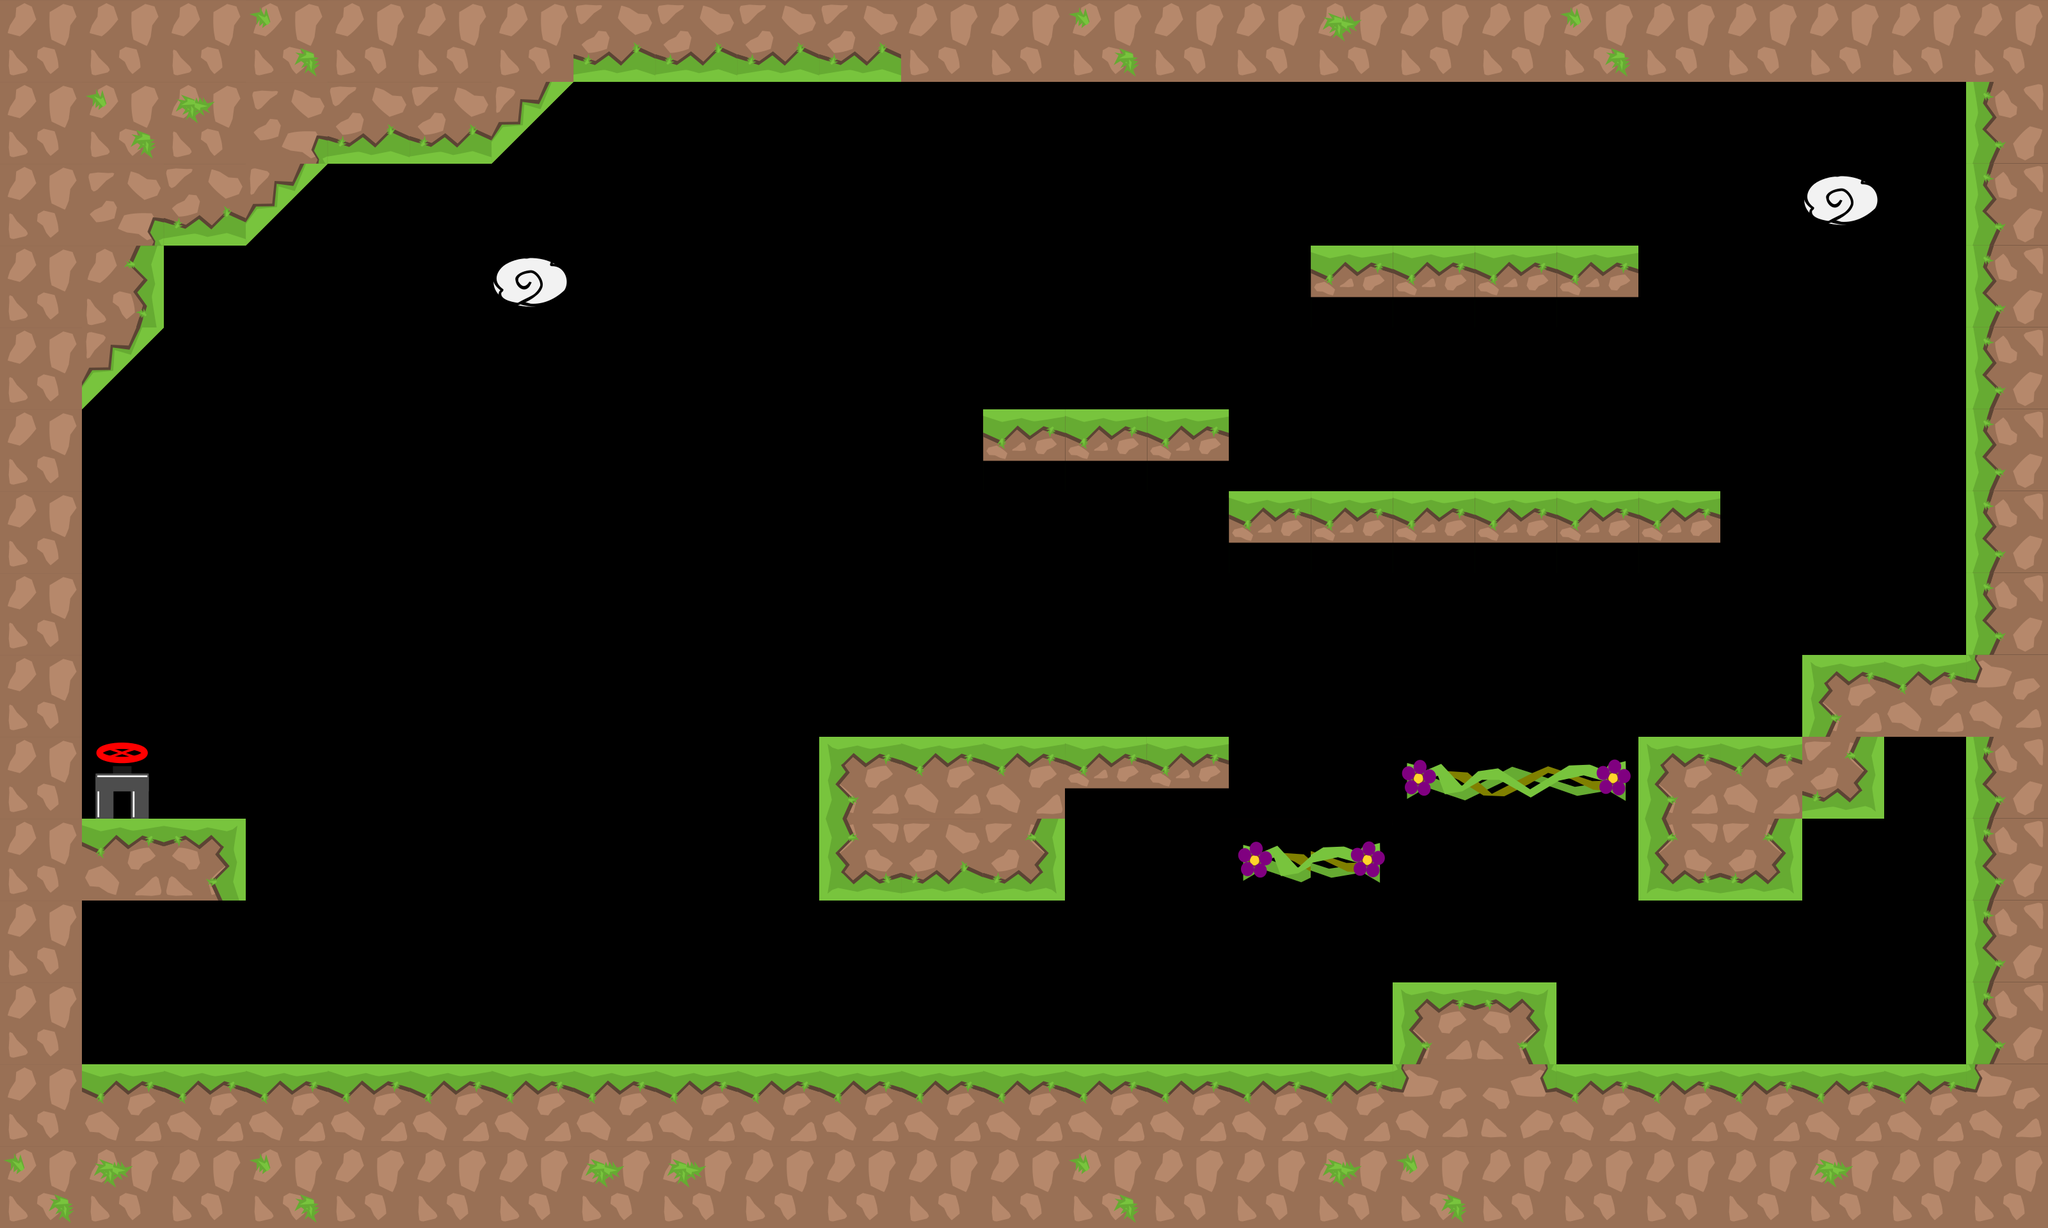

This game map was drawn from its Tiled (.tmx) file and the tilesets committed beside it. A one-line description and the trimmed map source follow:
An orthogonal 25x15 tile map with 128x128 px tiles, 1 tile layer (graphics), 4 tilesets and 27 objects.

<map version="1.0" tiledversion="1.1.1" orientation="orthogonal" renderorder="right-down" width="25" height="15" tilewidth="128" tileheight="128" infinite="0" nextobjectid="64">
 <tileset firstgid="1" source="tiles_128x128.tsx" />
 <tileset firstgid="37" source="tiles_oil_128x128.tsx" />
 <tileset firstgid="77" source="tiles_tips_128x128.tsx" />
 <tileset firstgid="89" source="tiles_128x128_green.tsx" />
 <layer name="graphics" width="25" height="15">
  <data>[375 cells, 150 non-empty, 23 distinct tile ids]</data>
 </layer>
 <objectgroup name="blocks">
  <object id="1" x="8" y="1663.88" width="3196" height="248.122" />
  <object id="2" x="3072" y="4" width="112" height="1696" />
  <object id="3" x="64" y="52" width="64" height="1684" />
  <object id="4" x="8" y="4" width="3172" height="120" />
  <object id="7" x="69.2727" y="1279.94" width="314.213" height="127.94" />
  <object id="9" x="1280.03" y="1152" width="640.091" height="80.7878" />
  <object id="49" x="1280" y="1222.67" width="383.996" height="183.996" />
  <object id="51" x="2176" y="1536" width="255.333" height="140.667" />
  <object id="56" x="2816" y="1024" width="256" height="128" />
  <object id="59" x="2560" y="1152" width="256" height="256" />
  <object id="60" x="2816" y="1152" width="128" height="128" />
  <object id="61" x="1920" y="768" width="768" height="78" />
  <object id="62" x="2048" y="384" width="512" height="81" />
  <object id="63" x="1536" y="640" width="384" height="79" />
 </objectgroup>
 <objectgroup name="slope" />
 <objectgroup name="passBlock">
  <object id="50" x="1942.18" y="1324.36" width="211.333" height="46" />
  <object id="52" x="2210.18" y="1198.86" width="313.333" height="46" />
 </objectgroup>
 <objectgroup name="flowers">
  <object id="24" x="847.515" y="1078.55" width="69.697" height="69.697">
   <ellipse />
  </object>
  <object id="26" x="1464.85" y="999.879" width="69.697" height="69.697">
   <ellipse />
  </object>
  <object id="27" x="1751.52" y="1003.88" width="69.697" height="69.697">
   <ellipse />
  </object>
  <object id="28" x="2906.79" y="1431.03" width="69.697" height="69.697">
   <ellipse />
  </object>
  <object id="29" x="2397.7" y="1308.85" width="69.697" height="69.697">
   <ellipse />
  </object>
  <object id="30" x="2895.34" y="860" width="69.697" height="69.697">
   <ellipse />
  </object>
  <object id="53" x="2269.34" y="224" width="69.697" height="69.697">
   <ellipse />
  </object>
  <object id="54" x="2421.34" y="626" width="69.697" height="69.697">
   <ellipse />
  </object>
  <object id="55" x="1685.34" y="502" width="69.697" height="69.697">
   <ellipse />
  </object>
 </objectgroup>
 <objectgroup name="end">
  <object id="44" x="199.833" y="1207.67">
   <ellipse />
  </object>
 </objectgroup>
 <objectgroup name="pushBlocks">
  <object id="46" x="1280.19" y="1023.23" width="128" height="128" />
 </objectgroup>
</map>
